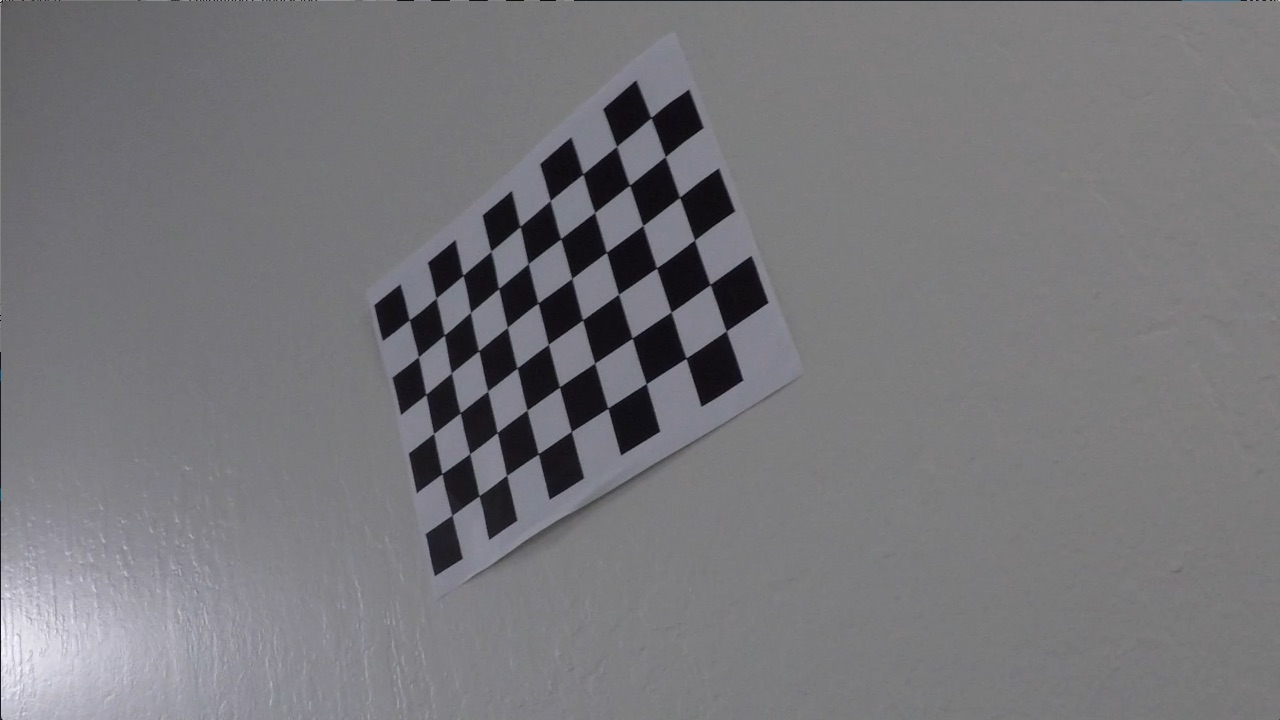
#> input picture CarND-Advanced-Lane-Lines/camera_cal/calibration13.jpg, 1280 x 720 px; its folder holds 5 pictures in this run
$ jupyter execute --allow-errors pipelineTestImage.ipynb   (shell and % lines are left out)   (older library calls are emulated)   (text cells are left out)
#> lines starting #> are read from the running program, lines starting #| are printed output that depends on the picture; after the words box and inside, x2 and y2 are one past the last pixel; in counts of white or black regions, pixels touching at a corner belong together; pictures that were not available may be replaced by others from this repository, and a replacement may not be noted
[cell 1]
import cv2
import glob
import pickle
import numpy as np
import matplotlib.pyplot as plt
import matplotlib.image as mpimg
from sklearn.metrics import mean_squared_error

import pickle
import sys

import os
import pandas as pd
import matplotlib.gridspec as gridspec

import seaborn as sns

from PIL import Image
from skimage.transform import rescale, resize, rotate
from skimage.color import gray2rgb, rgb2gray
from skimage import transform, filters, exposure
from skimage.io import imread

from scipy.ndimage.interpolation import rotate

import platform

[cell 2]
# Read in the saved camera matrix and distortion coefficients
# These are the arrays you calculated using cv2.calibrateCamera()
dist_pickle = pickle.load( open( "./pickled_data/calibration.p", "rb" ) )
#> (reads CarND-Advanced-Lane-Lines/pickled_data/calibration.p from the repository)
mtx = dist_pickle["mtx"]
dist = dist_pickle["dist"]

[cell 3]
# read chess board images
imagefiles = glob.glob('./camera_cal/calibration*.jpg')
print(imagefiles)

[cell 4]
test_image = imread('./camera_cal/calibration13.jpg')
#> test_image is the input picture: shape (720, 1280, 3); mean R, G, B 119.1, 118.5, 122
nx = 9
ny = 6

#> (a cell that did not finish here is left out)

[cell 6]
def corners_unwarp(img, nx, ny, mtx, dist):

    undist = cv2.undistort(img, mtx, dist, None, mtx)
    # Convert undistorted image to grayscale
    gray = cv2.cvtColor(undist, cv2.COLOR_RGB2GRAY)
    # Search for corners in the grayscaled image
    ret, corners = cv2.findChessboardCorners(gray, (nx, ny), None)

    if ret == True:
        # If we found corners, draw them! (just for fun)
        cv2.drawChessboardCorners(undist, (nx, ny), corners, ret)
        # Choose offset from image corners to plot detected corners
        # This should be chosen to present the result at the proper aspect ratio
        # My choice of 100 pixels is not exact, but close enough for our purpose here
        offset = 100 # offset for dst points
        # Grab the image shape
        img_size = (gray.shape[1], gray.shape[0])

        # For source points I'm grabbing the outer four detected corners
        src = np.float32([corners[0], corners[nx-1], corners[-1], corners[-nx]])
        # For destination points, I'm arbitrarily choosing some points to be
        # a nice fit for displaying our warped result
        # again, not exact, but close enough for our purposes
        dst = np.float32([[offset, offset], [img_size[0]-offset, offset],
                                     [img_size[0]-offset, img_size[1]-offset],
                                     [offset, img_size[1]-offset]])
        # Given src and dst points, calculate the perspective transform matrix
        M = cv2.getPerspectiveTransform(src, dst)
        # Warp the image using OpenCV warpPerspective()
        warped = cv2.warpPerspective(undist, M, img_size)

    # Return the resulting image and matrix
    return warped, M

[cell 7]
test_image1 = imread("./test_images/test1.jpg")
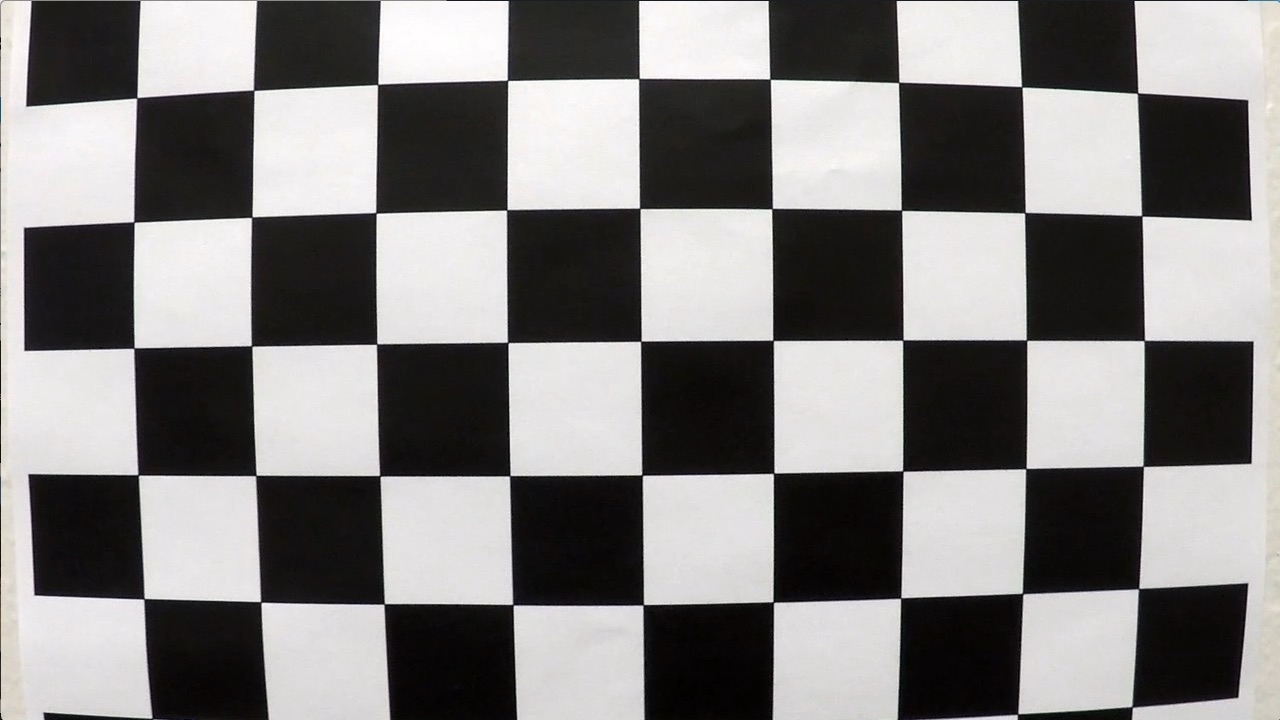
#> input picture CarND-Advanced-Lane-Lines/camera_cal/calibration1.jpg, 1280 x 720 px, given in place of test1.jpg, which was not available
#> test_image1 is the input picture: shape (720, 1280, 3); mean R, G, B 130.1, 128.4, 127.8

[cell 8]
plt.figure(figsize=(22,10))
plt.subplot(1,2,1  )
plt.title("** Original Image test1 **")
plt.imshow(test_image1)

plt.subplot(1,2,2  )

undist = cv2.undistort(test_image1, mtx, dist, None, mtx)
plt.title("** Undistortion from original test1 **")
plt.imshow(undist)
print("-"*30)

[cell 9]
def threshold(img, thresh_min=0, thresh_max=255):
    #
    # Applies a threshold to the `img` using [`thresh_min`, `thresh_max`] returning a binary image [0, 255]
    #
    xbinary = np.zeros_like(img)
    xbinary[(img >= thresh_min) & (img <= thresh_max)] = 1

    return xbinary

[cell 10]
def abs_sobel_thresh(img, orient='x', thresh_min=0, thresh_max=255):

#> called with orient = 'y', thresh_min = 30, thresh_max = 200
    if orient == 'x':
        yorder = 0
        xorder = 1
    else:
        yorder = 1
        xorder = 0

    # Apply the following steps to img
    # 1) Convert to grayscale (RGB -> GRAY)
    gray = cv2.cvtColor(img, cv2.COLOR_RGB2GRAY)
    # 2) Take the derivative in x or y given orient = 'x' or 'y'
    sobelx = cv2.Sobel(gray, cv2.CV_64F, xorder, yorder)
    # 3) Take the absolute value of the derivative or gradient
    sobel = np.absolute(sobelx)
    # 4) Scale to 8-bit (0 - 255) then convert to type = np.uint8
    sobel = np.uint8( 255 * sobel / np.max(sobel))
    # 5) Create a mask of 1's where the scaled gradient magnitude
            # is > thresh_min and < thresh_max
    sxbinary = threshold(sobel,thresh_min,thresh_max)
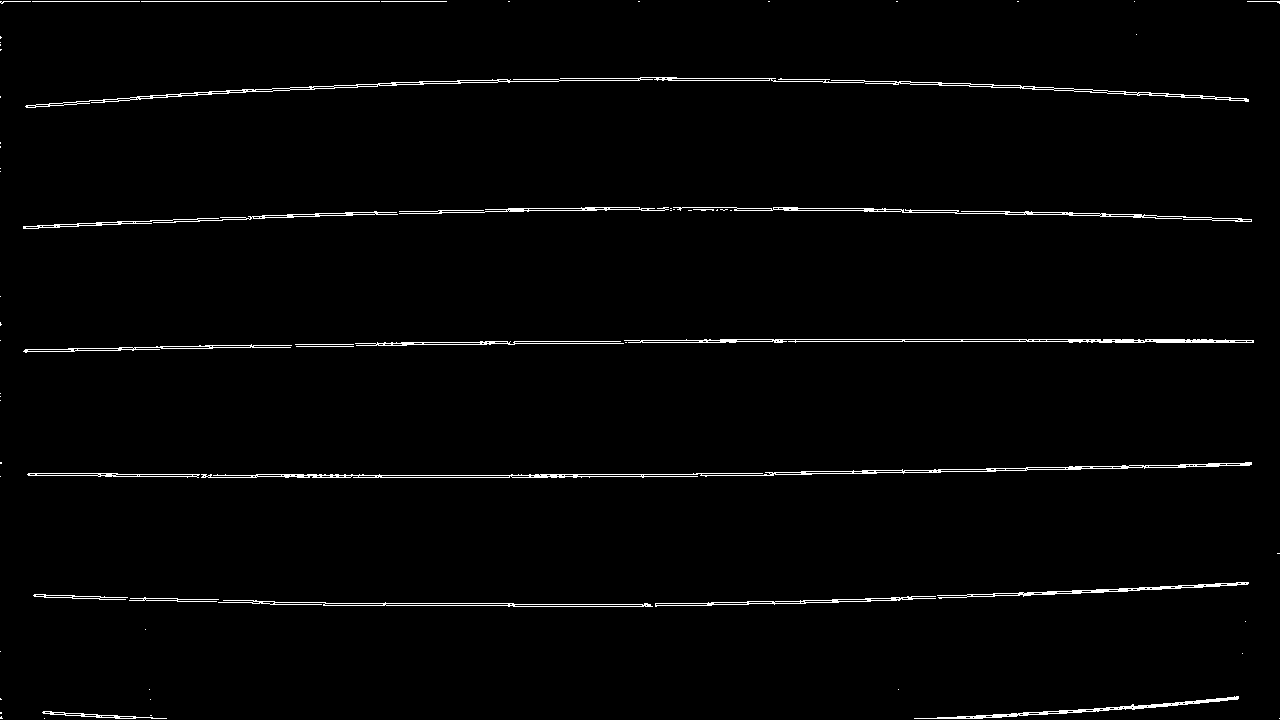
#> sxbinary: shape (720, 1280); values 0 (black) and 1 (white), 1.7% white in thin lines or dots
    #sxbinary = np.zeros_like(sobel)
    #sxbinary[(sobel >= thresh_min) & (sobel <= thresh_max)] = 1
    return sxbinary

    # Run the function
    #grad_binary = abs_sobel_thresh(image, orient='x', thresh_min=20, thresh_max=100)
    # Plot the result

[cell 11]
sobel_image = abs_sobel_thresh(test_image1, orient='y', thresh_min=30, thresh_max=200)

[cell 12]
plt.figure(figsize=(22,10))
plt.subplot(1,2,1  )
plt.title("** Original Image test1 **")
plt.imshow(test_image1)

plt.subplot(1,2,2  )

#undist = cv2.undistort(test_image1, mtx, dist, None, mtx)
plt.title("** Sobel Image test1 **")
plt.imshow(sobel_image, cmap="gray")
print("-"*30)

[cell 13]
def mag_thresh(img, sobel_kernel=3, mag_thresh=(0, 255)):

    # Apply the following steps to img
    # 1) Convert to grayscale

#> called with sobel_kernel = 3, mag_thresh = (50, 200)
    gray = cv2.cvtColor(img, cv2.COLOR_RGB2GRAY)
    # 2) Take the derivative in x or y given orient = 'x' or 'y'
    # vertical and holizontal gradient
    sobelx = cv2.Sobel(gray, cv2.CV_64F, 1, 0, ksize = sobel_kernel)
    sobely = cv2.Sobel(gray, cv2.CV_64F, 0, 1, ksize = sobel_kernel)
    # 3) Take the absolute value of the derivative or gradient
    # magunitude
    abs_sobelx = np.absolute(sobelx)
    abs_sobely = np.absolute(sobely)
    sobel = np.sqrt( abs_sobelx **2 + abs_sobely ** 2  )

    # 4) Scale to 8-bit (0 - 255) then convert to type = np.uint8
    sobel = np.uint8( 255 * sobel / np.max(sobel))
    # 5) Create a mask of 1's where the scaled gradient magnitude
            # is > thresh_min and < thresh_max

    sxbinary = threshold(sobel,mag_thresh[0],mag_thresh[1])
#> sxbinary: shape (720, 1280); values 0 (black) and 1 (white), 3.3% white in thin lines or dots
    # 2) Take the gradient in x and y separately
    # 3) Calculate the magnitude
    # 4) Scale to 8-bit (0 - 255) and convert to type = np.uint8
    # 5) Create a binary mask where mag thresholds are met
    # 6) Return this mask as your binary_output image
    #binary_output = np.copy(img) # Remove this line
    return sxbinary

    # Run the function
    #mag_binary = mag_thresh(image, sobel_kernel=3, mag_thresh=(30, 100))
    # Plot the result

[cell 14]
mag_binary = mag_thresh(test_image1, sobel_kernel=3, mag_thresh=(50, 200))

[cell 15]
plt.figure(figsize=(22,10))
plt.subplot(1,2,1  )
plt.title("** Original Image test1 **")
plt.imshow(test_image1)

plt.subplot(1,2,2  )

#undist = cv2.undistort(test_image1, mtx, dist, None, mtx)
plt.title("** Sobel Image test1 **")
plt.imshow(mag_binary, cmap="gray")
print("-"*30)

[cell 16]
def dir_threshold(img, sobel_kernel=3, thresh=(0, np.pi/2)):

    # Apply the following steps to img
    # 1) Convert to grayscale
    # 2) Take the gradient in x and y separately
    # 3) Take the absolute value of the x and y gradients
    # 4) Use np.arctan2(abs_sobely, abs_sobelx) to calculate the direction of the gradient
    # 5) Create a binary mask where direction thresholds are met
    # 6) Return this mask as your binary_output image
#> called with sobel_kernel = 15, thresh = (0.7, 1.3)
    gray = cv2.cvtColor(img, cv2.COLOR_RGB2GRAY)
    sobelx = cv2.Sobel(gray, cv2.CV_64F, 1, 0, ksize = sobel_kernel)
    sobely = cv2.Sobel(gray, cv2.CV_64F, 0, 1, ksize = sobel_kernel)
    # 3) Take the absolute value of the derivative or gradient
    # magunitude
    abs_sobelx = np.absolute(sobelx)
    abs_sobely = np.absolute(sobely)
    sobel = np.arctan2(abs_sobely, abs_sobelx)
    # 4) Scale to 8-bit (0 - 255) then convert to type = np.uint8
    #sobel = np.uint8( 255 * sobel / np.max(sobel))
    #print(sobel)
    # 5) Create a binary mask where mag thresholds are met
    sxybinary = np.zeros_like(sobel)
    sxybinary[(sobel > thresh[0]) & (sobel < thresh[1])] = 1


    #binary_output = np.copy(img) # Remove this line
    return sxybinary

[cell 17]
dir_binary = dir_threshold(test_image1, sobel_kernel=15, thresh=(0.7, 1.3))
#> dir_binary: shape (720, 1280) float64; values 0 (black) and 1 (white), 30.4% white in thin lines or dots

[cell 18]
plt.figure(figsize=(22,10))
plt.subplot(1,2,1  )
plt.title("** Original Image test1 **")
plt.imshow(test_image1)

plt.subplot(1,2,2  )

#undist = cv2.undistort(test_image1, mtx, dist, None, mtx)
plt.title("** Direction of Gradient Image test1 **")
plt.imshow(dir_binary, cmap="gray")
print("-"*30)

[cell 19]
sign_image1 = imread("./signs_vehicles_xygrad.jpg")
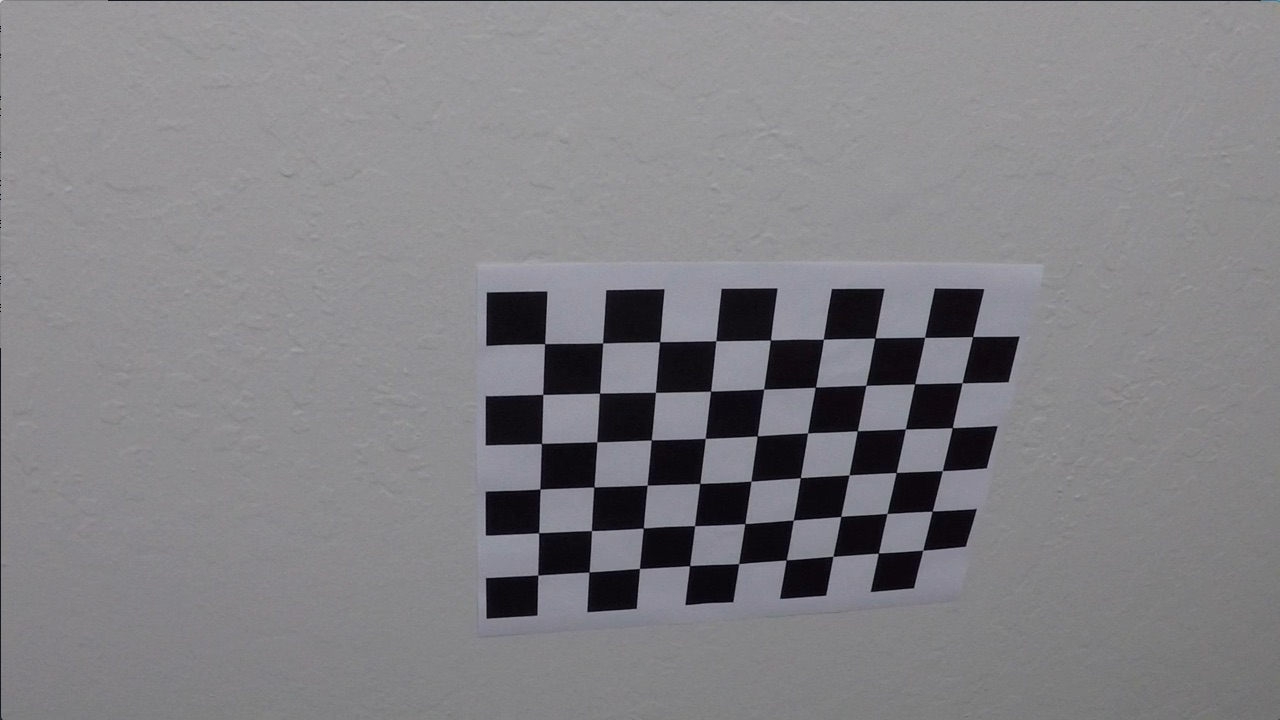
#> input picture CarND-Advanced-Lane-Lines/camera_cal/calibration10.jpg, 1280 x 720 px, given in place of signs_vehicles_xygrad.jpg, which was not available
#> sign_image1 is the input picture: shape (720, 1280, 3); mean R, G, B 130.2, 129.4, 133.1

[cell 20]
def applyCombinedGradient(image):
    ksize=3
    sobel_imagex = abs_sobel_thresh(image, orient='x', thresh_min=50, thresh_max=225)
#> in abs_sobel_thresh (call 2), `sxbinary = threshold(sobel,thresh_min,thresh_max)`: sxbinary: shape (720, 1280); values 0 (black) and 1 (white), 0.85% white in thin lines or dots
    sobel_imagey = abs_sobel_thresh(image, orient='y', thresh_min=50, thresh_max=225)
#> in abs_sobel_thresh (call 3), `sxbinary = threshold(sobel,thresh_min,thresh_max)`: sxbinary: shape (720, 1280); values 0 (black) and 1 (white), 0.97% white in thin lines or dots
    mag_binary = mag_thresh(image, sobel_kernel=ksize, mag_thresh=(30, 255))
#> in mag_thresh (call 2), `sxbinary = threshold(sobel,mag_thresh[0],mag_thresh[1])`: sxbinary: shape (720, 1280); values 0 (black) and 1 (white), 2.3% white; 59 white regions (55 under 20 px), largest, box (x1, y1, x2, y2) and area: (484, 287, 1021, 620) 18811, (17, 0, 1280, 3) 1267, (0, 347, 4, 720) 382, (0, 37, 2, 60) 27
    dir_binary = dir_threshold(image, sobel_kernel=ksize, thresh=(0.7, 1.3))
#> dir_binary: shape (720, 1280) float64; values 0 (black) and 1 (white), 40.2% white in thin lines or dots

    mybinary = np.zeros_like(dir_binary)
    mybinary[ ((sobel_imagex == 1) & (sobel_imagey == 1)) | ( (mag_binary == 1) & (dir_binary == 1)      )      ] = 1

    return mybinary

[cell 21]
binary = applyCombinedGradient(sign_image1)
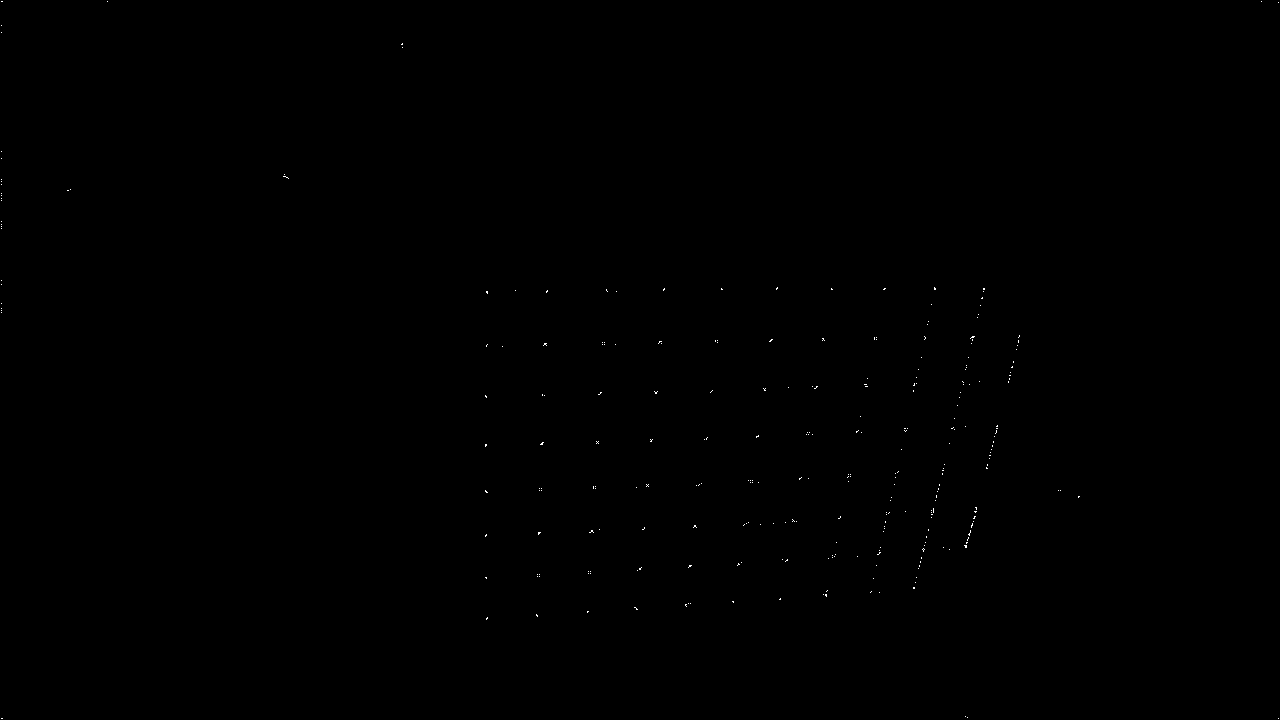
#> binary: shape (720, 1280) float64; values 0 (black) and 1 (white), 0.07% white in thin lines or dots

[cell 22]
plt.figure(figsize=(22,10))
plt.subplot(1,2,1  )
plt.title("** Original Sign Image test1 **")
plt.imshow(sign_image1)

plt.subplot(1,2,2  )

#undist = cv2.undistort(test_image1, mtx, dist, None, mtx)
plt.title("** Direction of Gradient Image test1 **")
plt.imshow(binary, cmap="gray")
print("-"*30)
